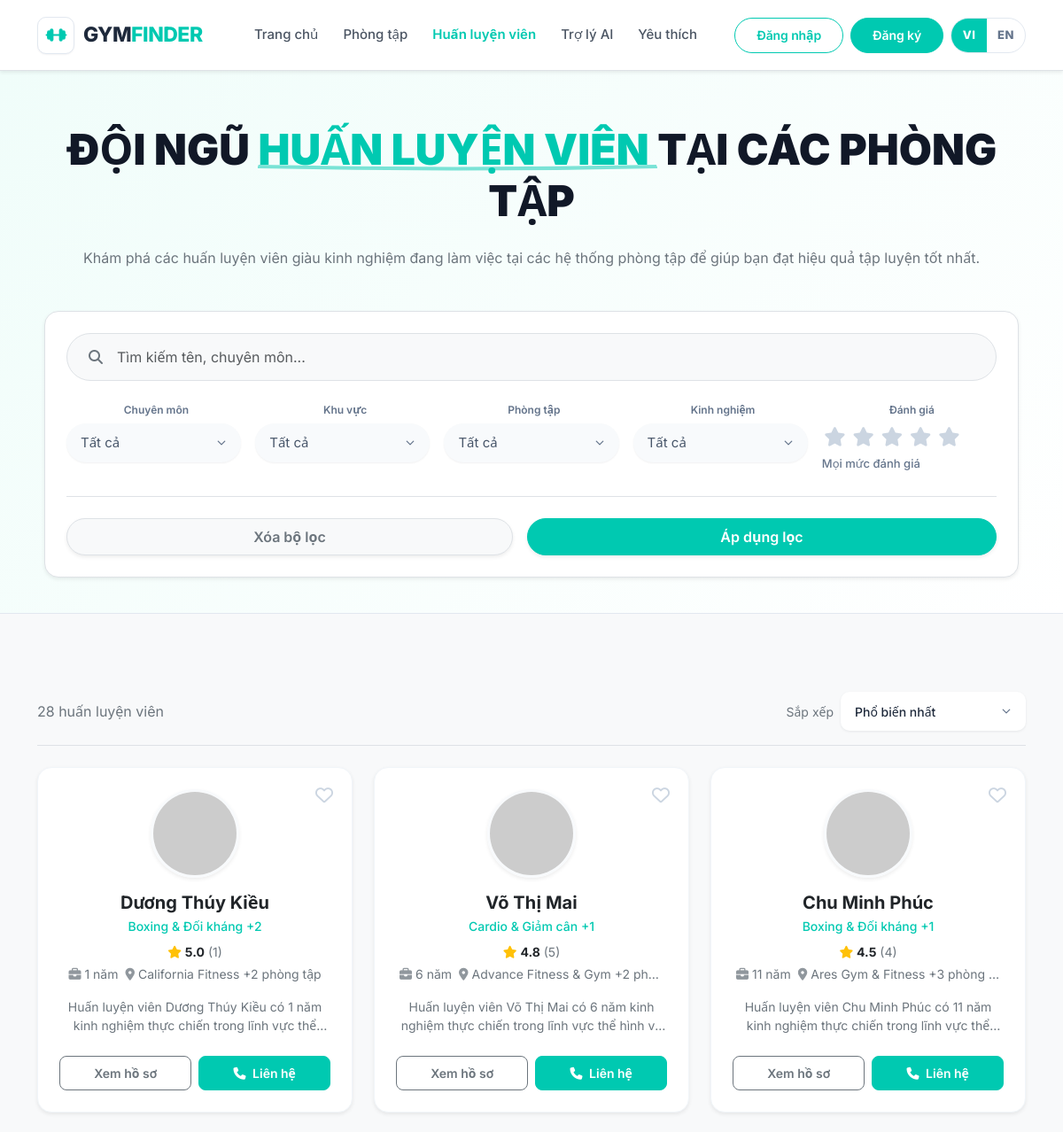
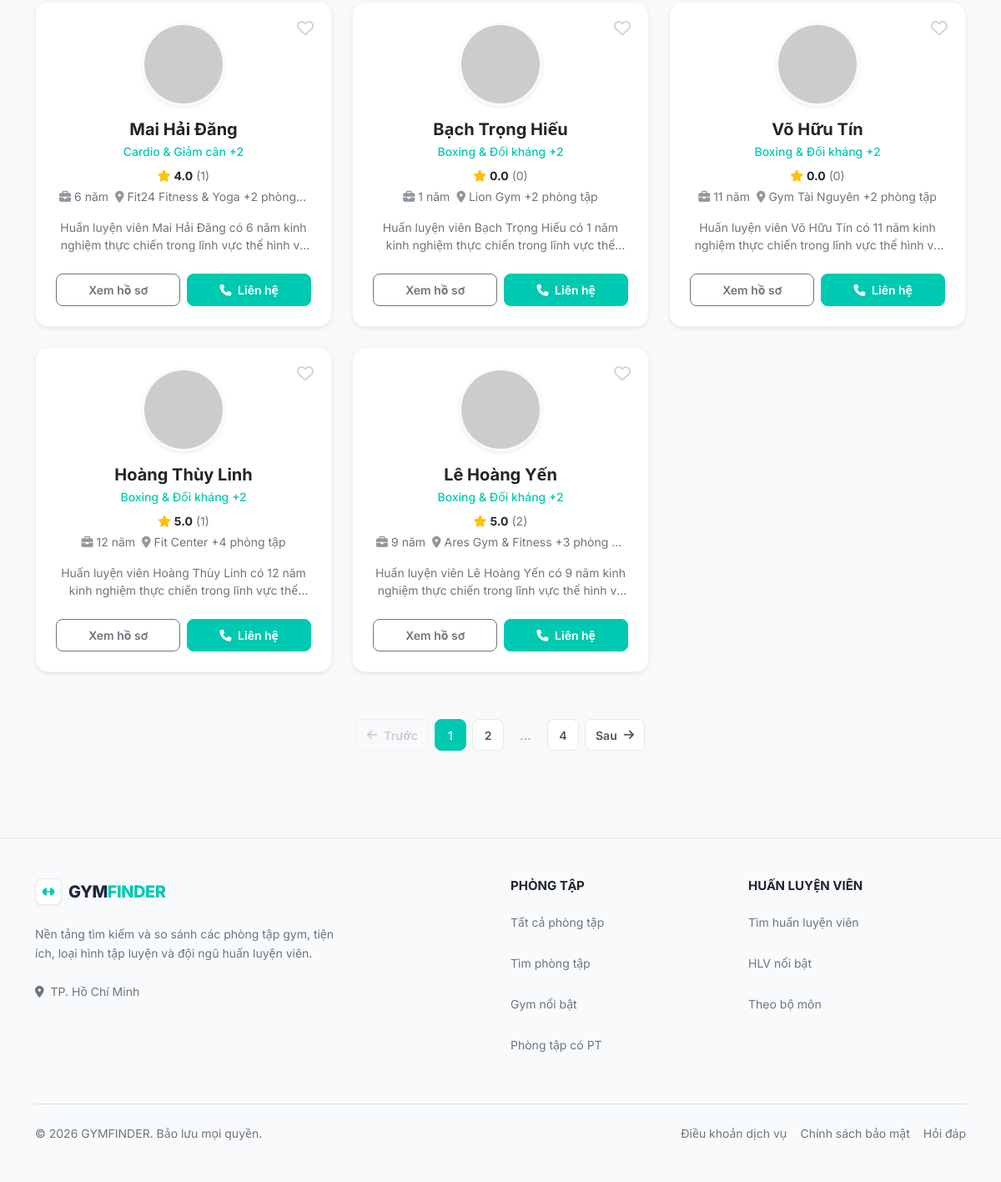
Screenshot of /pages/trainers/index.php with the database file from the repository (2 pictures, top to bottom).
### tables this page shows
CREATE TABLE trainers (
  id               INT UNSIGNED NOT NULL AUTO_INCREMENT,
  full_name        VARCHAR(100) NOT NULL,
  slug             VARCHAR(130) NOT NULL,
  avatar_url       VARCHAR(255) NULL,
  specialty_id     INT UNSIGNED NULL,
  years_experience TINYINT UNSIGNED NOT NULL,
  bio              TEXT         NULL,
  phone            VARCHAR(20)  NULL,
  email            VARCHAR(255) NULL,
  gym_id           INT UNSIGNED NULL,
  district_id      INT UNSIGNED NULL,
  avg_rating       DECIMAL(2,1) NOT NULL DEFAULT 0,
  review_count     INT UNSIGNED NOT NULL DEFAULT 0,
  is_featured      TINYINT(1)   NOT NULL DEFAULT 0,
  status           ENUM('active','hidden') NOT NULL DEFAULT 'active',
  created_at       DATETIME     NOT NULL DEFAULT CURRENT_TIMESTAMP,
  updated_at       DATETIME     NOT NULL DEFAULT CURRENT_TIMESTAMP ON UPDATE CURRENT_TIMESTAMP,

  PRIMARY KEY (id),
  UNIQUE KEY uq_trainers_slug (slug),

   
  KEY idx_trainers_status_featured (status, is_featured),
  KEY idx_trainers_exp             (years_experience),
  KEY idx_trainers_specialty       (specialty_id),
  KEY idx_trainers_gym             (gym_id),
  KEY idx_trainers_district        (district_id),

   
  CONSTRAINT fk_trainers_gym
    FOREIGN KEY (gym_id)       REFERENCES gyms(id)        ON DELETE SET NULL,
  CONSTRAINT fk_trainers_specialty
    FOREIGN KEY (specialty_id) REFERENCES specialties(id) ON DELETE SET NULL,
  CONSTRAINT fk_trainers_district
    FOREIGN KEY (district_id)  REFERENCES districts(id)   ON DELETE RESTRICT,

   
  CONSTRAINT chk_trainers_slug
    CHECK (slug NOT REGEXP '^[0-9]+$'),
  CONSTRAINT chk_trainers_exp
    CHECK (years_experience BETWEEN 0 AND 60),
  CONSTRAINT chk_trainers_rating
    CHECK (avg_rating BETWEEN 0 AND 5),
  CONSTRAINT chk_trainers_phone
    CHECK (phone IS NULL OR phone REGEXP '^\\+?[0-9]{9,14}$'),
  CONSTRAINT chk_trainers_featured
    CHECK (is_featured IN (0, 1))
);

CREATE TABLE specialties (
  id   INT UNSIGNED NOT NULL AUTO_INCREMENT,
  name VARCHAR(100) NOT NULL,
  slug VARCHAR(120) NOT NULL,

  PRIMARY KEY (id),
  UNIQUE KEY uq_specialties_name (name),
  UNIQUE KEY uq_specialties_slug (slug)
);

### pages/trainers/index.php (the view, shortened to what the rows shown need)
<?php
require_once dirname(__DIR__, 2) . '/backend/bootstrap.php';
$filters = [
    'keyword' => trim((string)($_GET['keyword'] ?? '')),
    'specialty_id' => $_GET['specialty_id'] ?? '',
    'district_id' => $_GET['district_id'] ?? '',
    'gym_id' => $_GET['gym_id'] ?? '',
    'featured' => $_GET['featured'] ?? '',
    'exp' => $_GET['exp'] ?? '',
    'min_rating' => $_GET['rating'] ?? '',
    'sort' => $_GET['sort'] ?? '',
    'page' => max(1, (int)($_GET['page'] ?? 1)),
    'limit' => 8,
];
$trainerPage = gf_search_trainers_paged($filters);
$trainers = $trainerPage['items'];
$gymOptions = gf_search_gyms(['limit' => 100]);
require dirname(__DIR__, 2) . '/includes/layout_head.php';
require dirname(__DIR__, 2) . '/includes/header.php';
?>
<div class="text-center gf-page-hero" style="background:linear-gradient(135deg,#f0fdfa 0%,#fff 100%);border-bottom:1px solid #e2e8f0;">
    <div class="container">
        <h1 class="hero-title text-uppercase"><?= gf_h(gf_t('ĐỘI NGŨ')) ?> <span class="text-primary position-relative"><?= gf_h(gf_t('HUẤN LUYỆN VIÊN')) ?>
            <svg class="position-absolute w-100 bottom-0 start-0 translate-middle-y text-primary opacity-50" style="height:10px" viewBox="0 0 100 10" preserveAspectRatio="none"><path d="M0 5 Q 50 10 100 5" stroke="currentColor" stroke-width="4" fill="transparent" /></svg>
        </span> <?= gf_h(gf_t('TẠI CÁC PHÒNG TẬP')) ?></h1>
    </div>
</div>
<div class="container py-5">
    <div class="row g-4">
        <?php foreach ($trainers as $trainer): $isFav = $user && gf_is_fav((int)$user['id'], 'trainer', (int)$trainer['id']); require dirname(__DIR__, 2).'/includes/trainer_card.php'; endforeach; ?>
    </div>
</div>
<?php require dirname(__DIR__, 2) . '/includes/footer.php'; ?>

### includes/trainer_card.php (shortened to what the rows shown need)
<?php
$isFav = !empty($isFav);
$viewer = gf_current_user();
$canFavorite = !($viewer && (($viewer['role'] ?? '') === 'admin'));
$href = gf_url('pages/trainers/detail.php?id=' . (int) $trainer['id']);
$heart = $isFav ? '<i class="fa-solid fa-heart text-danger"></i>' : '<i class="fa-regular fa-heart" style="color:#cbd5e1;"></i>';
?>
<div id="favorite-trainer-<?= (int)$trainer['id'] ?>" class="col-12 col-md-6 col-lg-4">
    <div class="trainer-card bg-white h-100 d-flex flex-column rounded-4 border-0 shadow-sm p-4 position-relative" style="border: 1px solid #f1f5f9 !important;">
        <?php if ($canFavorite): ?>
        <form method="post" action="<?= gf_h(gf_url('pages/user/favorite_toggle.php')) ?>" class="js-favorite-toggle position-absolute" data-api-url="<?= gf_h(gf_url('api/favorites')) ?>" data-login-url="<?= gf_h(gf_url('pages/auth/login.php')) ?>" data-favorited="<?= $isFav ? '1' : '0' ?>" style="top:15px;right:15px;z-index:3;">
            <button class="btn-trainer-favorite border-0 bg-transparent" type="submit" style="font-size:20px;" aria-label="<?= gf_h(gf_t('Yêu thích huấn luyện viên')) ?>" aria-pressed="<?= $isFav ? 'true' : 'false' ?>"><?= $heart ?></button>
        </form>
        <?php endif; ?>
        <div class="d-flex flex-column align-items-center text-center mb-3">
            <img src="<?= gf_h($trainer['avatar'] ?? '') ?>" alt="<?= gf_h($trainer['full_name']) ?>" class="rounded-circle object-fit-cover mb-3 shadow-sm" style="width:100px;height:100px;border:3px solid #f8fafc;" onerror="this.onerror=null;this.src='<?= gf_h(gf_avatar_fallback($trainer['full_name'] ?? 'Trainer')) ?>';">
            <h5 class="fw-bold mb-1">
                <a href="<?= gf_h($href) ?>" class="text-decoration-none text-dark stretched-link"><?= gf_h($trainer['full_name']) ?></a>
            </h5>
            <?php
            if (!function_exists('gf_ui_trainer_gym_ids')) {
                require_once __DIR__ . '/trainer_gyms_ui.php';
            }
            $cardSpecNames = gf_ui_trainer_specialty_names($trainer);
            $cardSpecNames = array_map(static fn ($n) => gf_t((string) $n), $cardSpecNames);
            if (count($cardSpecNames) > 1) {
                $cardSpecLabel = $cardSpecNames[0] . ' +' . (count($cardSpecNames) - 1);
            } else {
                $cardSpecLabel = $cardSpecNames[0] ?? '';
            }
            ?>
            <?php if ($cardSpecLabel !== ''): ?>
                <div class="text-primary fw-medium small mb-2"><?= gf_h($cardSpecLabel) ?></div>
            <?php endif; ?>
            <div class="small text-secondary mb-1">
                <i class="fa-solid fa-star text-warning"></i>
                <span class="text-dark fw-bold"><?= gf_h((string)$trainer['avg_rating']) ?></span>
                (<?= (int)$trainer['review_count'] ?>)
            </div>
            <?php
            $cardGymIds = gf_ui_trainer_gym_ids($trainer);
            if (count($cardGymIds) > 1) {
                $firstName = (string) ($trainer['gym_name'] ?? '');
                $cardGymLabel = $firstName !== ''
                    ? ($firstName . ' +' . (count($cardGymIds) - 1) . ' phòng tập')
                    : (count($cardGymIds) . ' phòng tập');
            } else {
                $cardGymLabel = gf_place_name((string) ($trainer['district_name'] ?? $trainer['gym_name'] ?? ''));
            }
            ?>
            <div class="d-flex align-items-center justify-content-center gap-2 small text-secondary w-100 px-1">
                <div class="trainer-card-exp text-nowrap flex-shrink-0"><i class="fa-solid fa-briefcase opacity-75 me-1"></i><?= (int)$trainer['years_experience'] ?>&nbsp;<?= gf_h(gf_lang() === 'en' ? 'yrs' : 'năm') ?></div>
                <?php if ($cardGymLabel !== ''): ?>
                <div class="trainer-card-place text-truncate min-w-0"><i class="fa-solid fa-location-dot opacity-75 me-1"></i><?= gf_h(gf_t($cardGymLabel)) ?></div>
                <?php endif; ?>
            </div>
        </div>
        <p class="text-secondary small text-center mb-4 flex-grow-1" style="display:-webkit-box;-webkit-line-clamp:2;-webkit-box-orient:vertical;overflow:hidden;"><?= gf_h(gf_t((string) ($trainer['bio'] ?? ''))) ?></p>
        <div class="d-flex gap-2 mt-auto position-relative" style="z-index:2;">
            <a href="<?= gf_h($href) ?>" class="btn btn-outline-secondary flex-grow-1 py-2 fw-semibold" style="font-size:14px;border-radius:8px;"><?= gf_h(gf_t('Xem hồ sơ')) ?></a>
            <?php
            $trainerAvatar = !empty($trainer['avatar']) ? $trainer['avatar'] : gf_avatar($trainer['avatar_url'] ?? null, (int)($trainer['id'] ?? 0), $trainer['full_name'] ?? '');
            $trainerSubtitle = ($cardSpecLabel !== '' ? $cardSpecLabel : ($trainer['specialty_name'] ?? '')) . (!empty($trainer['district_name']) ? ' • ' . gf_place_name((string) $trainer['district_name']) : '');
            ?>
            <button type="button" class="btn btn-primary flex-grow-1 py-2 fw-semibold btn-global-contact"
                data-type="trainer"
                data-type-label="<?= gf_h(gf_t('Huấn luyện viên cá nhân')) ?>"
                data-name="<?= gf_h($trainer['full_name'] ?? '') ?>"
                data-avatar="<?= gf_h($trainerAvatar) ?>"
                data-subtitle="<?= gf_h($trainerSubtitle) ?>"
                data-phone="<?= gf_h($trainer['phone'] ?? '') ?>"
                style="font-size:14px;border-radius:8px;">
                <i class="fa-solid fa-phone me-1"></i> <?= gf_h(gf_t('Liên hệ')) ?>
            </button>
        </div>
    </div>
</div>

### rows the page displays
trainers: full_name "Dương Thúy Kiều", avg_rating "5.0", review_count "1", years_experience "1", cardGymLabel "California Fitness +2 phòng tập", bio "Huấn luyện viên Dương Thúy Kiều có 1 năm kinh nghiệm thực chiến trong lĩnh vực…"
specialties: name "Boxing & Đối kháng +2"
trainers: full_name "Võ Thị Mai", avg_rating "4.8", review_count "5", years_experience "6", cardGymLabel "Advance Fitness & Gym +2 ph…", bio "Huấn luyện viên Võ Thị Mai có 6 năm kinh nghiệm thực chiến trong lĩnh vực thể hình…"
specialties: name "Cardio & Giảm cân +1", name "Cardio & Giảm cân +2", name "Boxing & Đối kháng +2"
trainers: full_name "Chu Minh Phúc", specialty.name "Boxing & Đối kháng +1", avg_rating "4.5", review_count "4", years_experience "11", cardGymLabel "Ares Gym & Fitness +3 phòng…", bio "Huấn luyện viên Chu Minh Phúc có 11 năm kinh nghiệm thực chiến trong lĩnh vực…"
trainers: full_name "Mai Hải Đăng", avg_rating "4.0", review_count "1", years_experience "6", cardGymLabel "Fit24 Fitness & Yoga +2 phòng…", bio "Huấn luyện viên Mai Hải Đăng có 6 năm kinh nghiệm thực chiến trong lĩnh vực thể hình…"
trainers: full_name "Bạch Trọng Hiếu", specialty.name "Boxing & Đối kháng +2", avg_rating "0.0", review_count "0", years_experience "1", cardGymLabel "Lion Gym +2 phòng tập", bio "Huấn luyện viên Bạch Trọng Hiếu có 1 năm kinh nghiệm thực chiến trong lĩnh vực…"
trainers: full_name "Võ Hữu Tín", avg_rating "0.0", review_count "0", years_experience "11", cardGymLabel "Gym Tài Nguyên +2 phòng tập", bio "Huấn luyện viên Võ Hữu Tín có 11 năm kinh nghiệm thực chiến trong lĩnh vực thể hình…"
trainers: full_name "Hoàng Thùy Linh", specialty.name "Boxing & Đối kháng +2", avg_rating "5.0", review_count "1", years_experience "12", cardGymLabel "Fit Center +4 phòng tập", bio "Huấn luyện viên Hoàng Thùy Linh có 12 năm kinh nghiệm thực chiến trong lĩnh vực…"
trainers: full_name "Lê Hoàng Yến", avg_rating "5.0", review_count "2", years_experience "9", cardGymLabel "Ares Gym & Fitness +3 phòng…", bio "Huấn luyện viên Lê Hoàng Yến có 9 năm kinh nghiệm thực chiến trong lĩnh vực thể hình…"

### other values shown
gf_h(gf_t('Trang chủ')) "Trang chủ"
gf_h(gf_t('Phòng tập')) "Phòng tập"
gf_h(gf_t('Huấn luyện viên')) "Huấn luyện viên"
gf_h(gf_t('Trợ lý AI')) "Trợ lý AI"
gf_h(gf_t('Yêu thích')) "Yêu thích"
gf_h(gf_t('Đăng nhập')) "Đăng nhập"
gf_h(gf_t('Đăng ký')) "Đăng ký"
gf_h(gf_t('ĐỘI NGŨ')) "ĐỘI NGŨ"
gf_h(gf_t('HUẤN LUYỆN VIÊN')) "HUẤN LUYỆN VIÊN"
gf_h(gf_t('TẠI CÁC PHÒNG TẬP')) "TẠI CÁC PHÒNG TẬP"
gf_h(gf_t('Chuyên môn')) "Chuyên môn"
gf_h(gf_t('Khu vực')) "Khu vực"
gf_h(gf_t('Kinh nghiệm')) "Kinh nghiệm"
gf_h(gf_t('Đánh giá')) "Đánh giá"
gf_h(gf_t('Xóa bộ lọc')) "Xóa bộ lọc"
